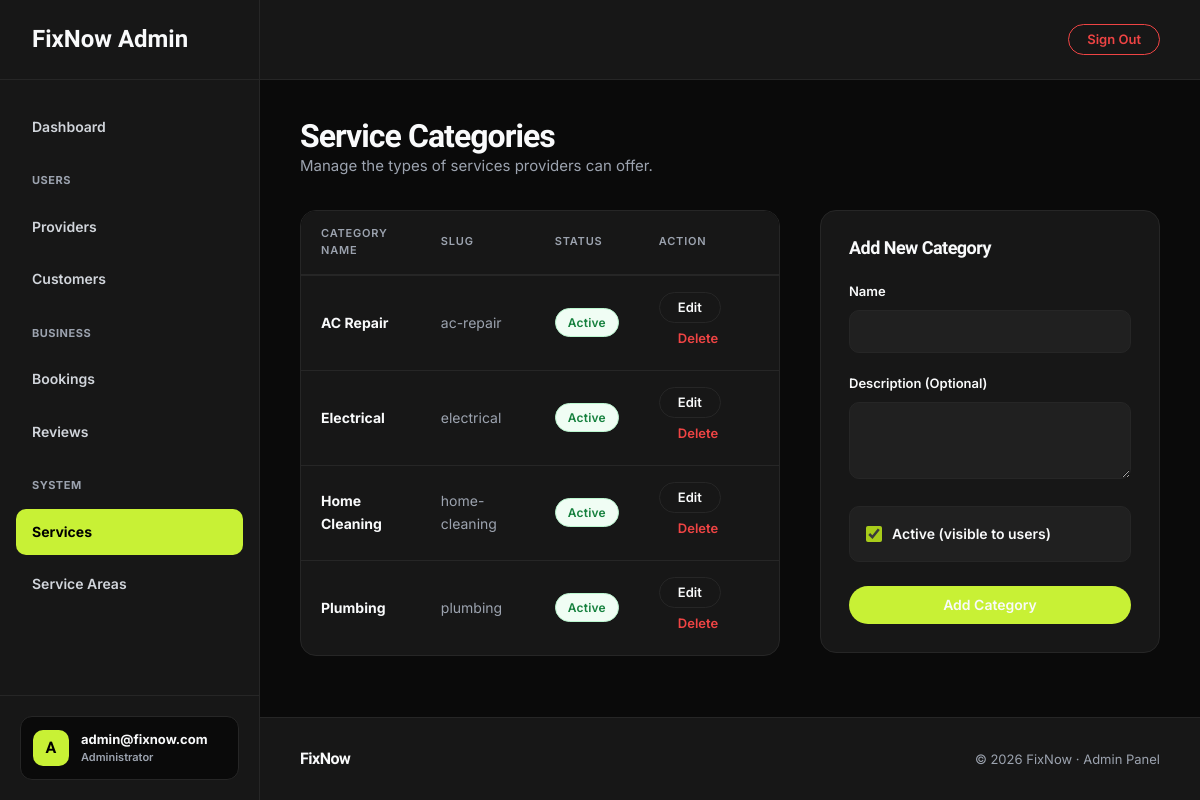
/dashboard/categories/ (signed in), run on an earlier commit of the app's database.
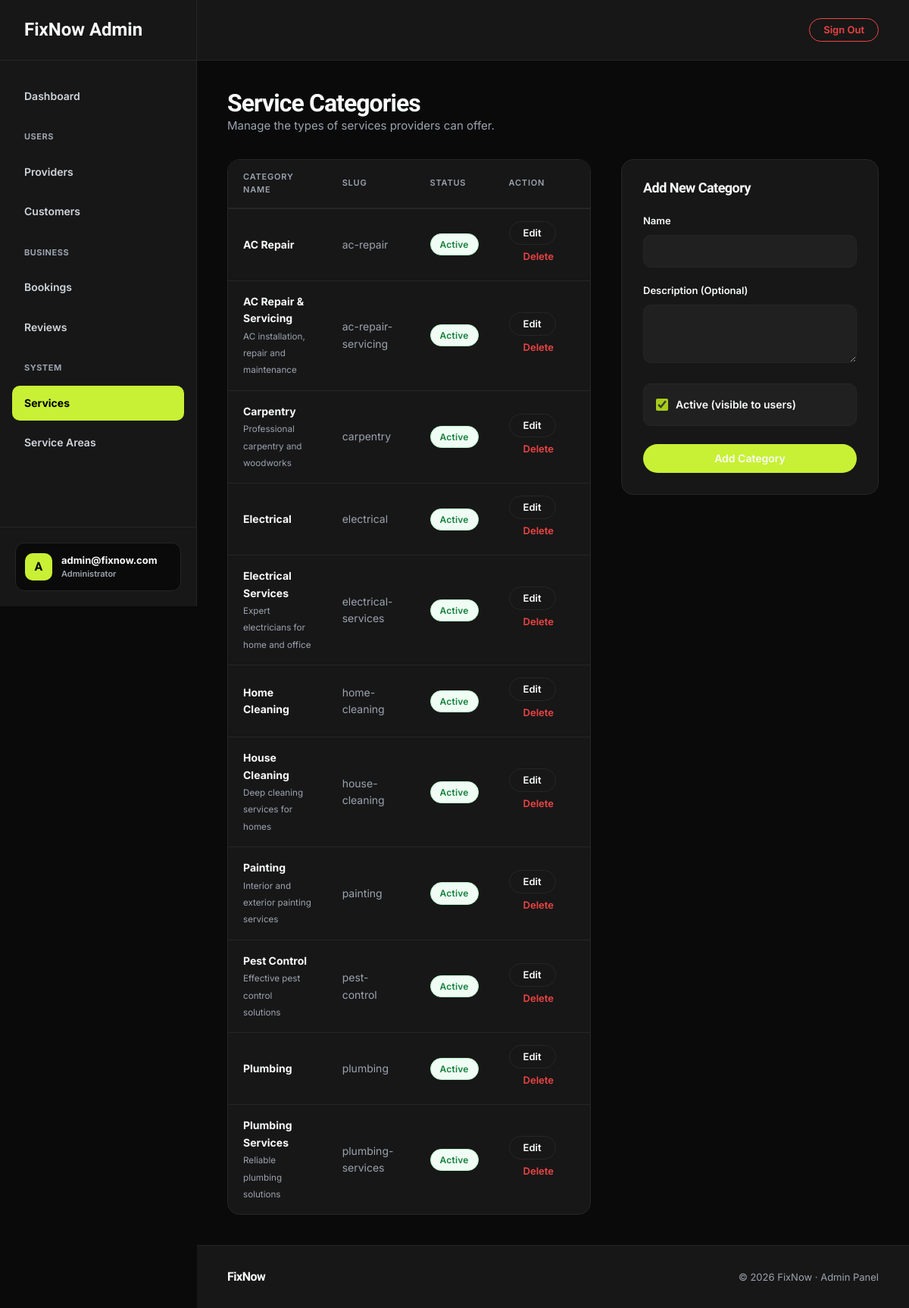
And on a later commit of the database.
### fixnow_app/models.py (models this page shows, shortened)
class ServiceCategory(models.Model):
    name = models.CharField(max_length=100)
    slug = models.SlugField(unique=True)
    icon = models.ImageField(upload_to='category_icons/', blank=True, null=True)
    description = models.TextField(blank=True)
    is_active = models.BooleanField(default=True)
    created_at = models.DateTimeField(auto_now_add=True)
    class Meta:
        verbose_name_plural = 'Service Categories'
        ordering = ['name']

### fixnow_app/views/admin_views.py (the view, shortened to what this page needs)
# urls.py: path('dashboard/categories/', views.admin_category_list, name='admin_category_list'),
@login_required(login_url='admin_login')
def admin_category_list(request):
    if not request.user.is_staff:
        return redirect('admin_login')
    categories = ServiceCategory.objects.all().order_by('name')
    return render(request, 'admin_pages/category_list.html', {
        'categories': categories,
    })

### templates/admin_pages/category_list.html (shortened to what this page needs)
{% extends "admin_pages/base.html" %}
{% block nav_categories %}active{% endblock %}
{% block content %}
<div class="fn-page-header">
    <div style="display: flex; justify-content: space-between; align-items: flex-end; flex-wrap: wrap; gap: 24px;">
        <div>
            <h1 class="fn-display fn-display-sm">Service Categories</h1>
            <p class="fn-page-sub">Manage the types of services providers can offer.</p>
        </div>
    </div>
</div>
<div class="fn-two-col" style="align-items: flex-start; gap: 40px; grid-template-columns: 1fr 340px;">
    <div class="fn-table-wrap">
        <table class="fn-table">
            <thead>
                <tr>
                    <th>Category Name</th>
                    <th>Slug</th>
                    <th>Status</th>
                    <th>Action</th>
                </tr>
            </thead>
            <tbody>
                {% for category in categories %}
                <tr>
                    <td>
                        <strong style="color: var(--fn-text-1);">{{ category.name }}</strong>
                        {% if category.description %}
                        <br><small style="color: var(--fn-text-3);">{{ category.description|truncatechars:50 }}</small>
                        {% endif %}
                    </td>
                    <td style="color: var(--fn-text-3);">{{ category.slug }}</td>
                    <td>
                        {% if category.is_active %}
                            <span class="fn-badge fn-badge-approved">Active</span>
                        {% else %}
                            <span class="fn-badge fn-badge-rejected">Inactive</span>
                        {% endif %}
                    </td>
                    <td>
                        <button type="button" class="fn-btn fn-btn-ghost fn-btn-sm" onclick="editCategory('{{ category.id }}', '{{ category.name|escapejs }}', '{{ category.description|escapejs }}', {% if category.is_active %}true{% else %}false{% endif %})">Edit</button>
                        <form method="POST" style="display:inline;" onsubmit="return confirm('Delete this category completely?');">
                            <button type="submit" class="fn-btn fn-btn-ghost fn-btn-sm" style="color: #ef4444; border-color: transparent;">Delete</button>
                        </form>
                    </td>
                </tr>
                {% empty %}
                <tr>
                    <td colspan="4" class="fn-empty" style="padding: 60px 20px;">
                        <div class="fn-empty-sub">No categories created yet.</div>
                    </td>
                </tr>
                {% endfor %}
            </tbody>
        </table>
    </div>
    <div class="fn-card" id="categoryFormCard" style="position: sticky; top: 120px;">
        <h3 class="fn-display" style="font-size: 18px; margin-bottom: 24px;" id="formTitle">Add New Category</h3>
        <form method="POST" id="categoryForm">
            <div class="fn-field">
                <label class="fn-label">Name</label>
                <input type="text" name="name" id="catName" class="fn-input" required>
            </div>
            <div class="fn-field">
                <label class="fn-label">Description (Optional)</label>
                <textarea name="description" id="catDesc" class="fn-input" rows="3"></textarea>
            </div>
            <label style="display: flex; align-items: center; gap: 10px; padding: 16px; border: 1px solid var(--fn-border); border-radius: 10px; cursor: pointer; background: #202020; margin-bottom: 24px;">
                <input type="checkbox" name="is_active" id="catActive" checked style="width: 16px; height: 16px; accent-color: var(--fn-accent-dark);">
                <span style="font-size:14px; font-weight:600; color: var(--fn-text-1);">Active (visible to users)</span>
            </label>
            <div style="display: flex; gap: 12px;">
                <button type="submit" class="fn-btn fn-btn-primary" style="flex: 1;" id="formSubmitBtn">Add Category</button>
            </div>
        </form>
    </div>
</div>
{% endblock %}

What changed in the data, as far as the page shows it:
added ServiceCategory: name "AC Repair & Servicing", description "AC installation, repair and maintenance", slug "ac-repair-servicing", is_active "Active"
added ServiceCategory: name "Carpentry", description "Professional carpentry and woodworks", slug "carpentry", is_active "Active"
added ServiceCategory: name "Electrical Services", description "Expert electricians for home and office", slug "electrical-services", is_active "Active"
added ServiceCategory: name "House Cleaning", description "Deep cleaning services for homes", slug "house-cleaning", is_active "Active"
added ServiceCategory: name "Painting", description "Interior and exterior painting services", slug "painting", is_active "Active"
added ServiceCategory: name "Pest Control", description "Effective pest control solutions", slug "pest-control", is_active "Active"
added ServiceCategory: name "Plumbing Services", description "Reliable plumbing solutions", slug "plumbing-services", is_active "Active"
